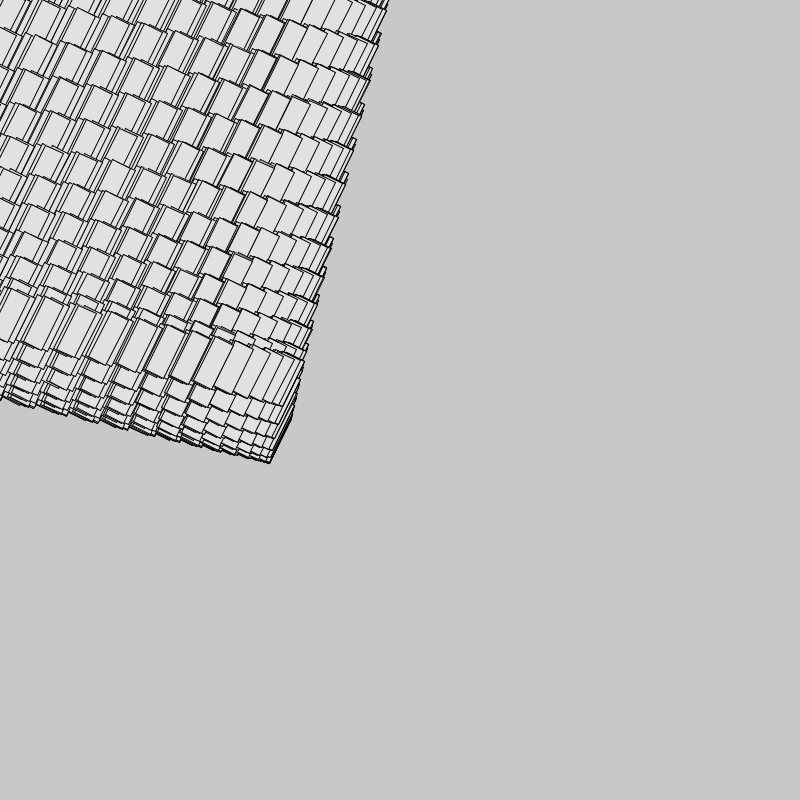
Frame 1 (no input)
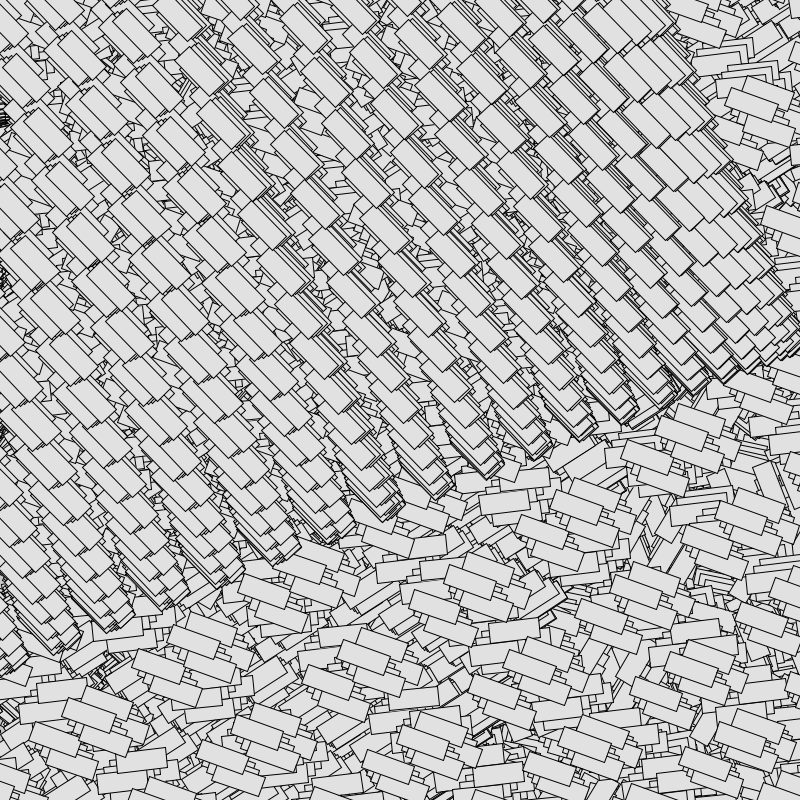
Frame 60 (the mouse pressed at the canvas centre just before this capture)
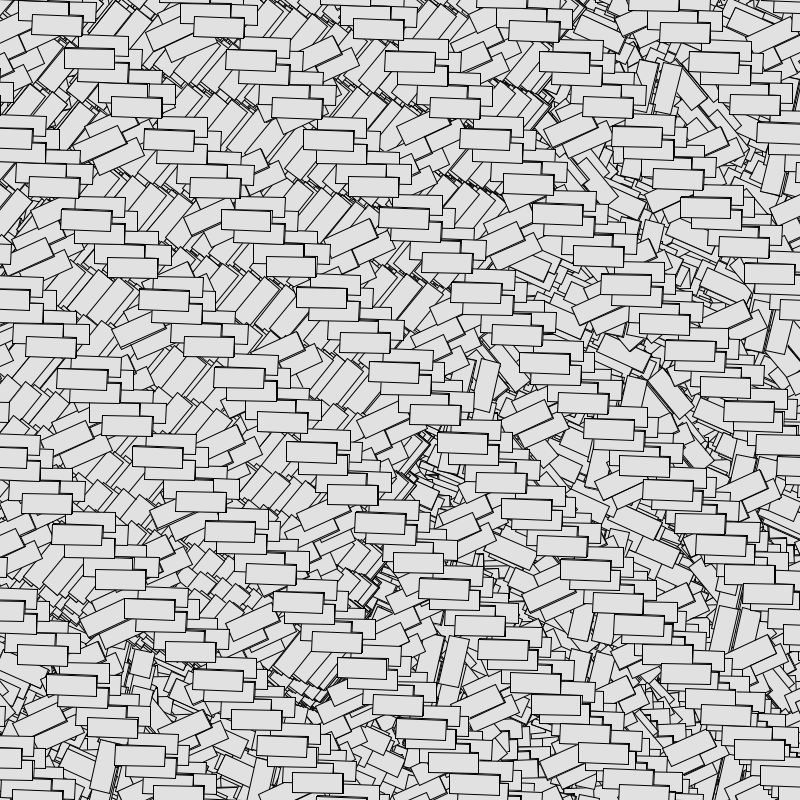
Frame 120 (the mouse held since frame 60 and released just before this capture)

The Processing sketch that drew these frames (run headless with seeded random() and noise(); from frame 60 on, the mouse is pressed at the canvas centre):

// Processing sketch: week_12
// ── week_12.pde
float angle;
float x[]=new float [100];
float y[]=new float [100];
float amplitude;
float rate;

void setup() {
  size(800,800);
  angle = 0;
  amplitude = 800;
  rate = 0.01;
  background(200);
  
}

void draw(){
  fill(250,20);
  angle ++;
  for (int i = 0; i < x.length; i++) {
    for (int j=0; j < y.length; j++){
    x[i]= cos((angle +i) *0.1) * amplitude;
    y[j]=sin((angle +j) *0.1) * amplitude;
    fill(225);
    pushMatrix();
    translate(x[i], y[j]);
    rotate(map(angle,0, x.length,0,360));
    rectMode(CENTER);
    rect(x[i], y[j], 20,50 );
    popMatrix();
    
    
    
    }
  }
}
    //push Matrix();
    //translate (mouseX, mouseY);
    //rotate(map(angle, 0, rate*x.length,0, 360));

   
  
